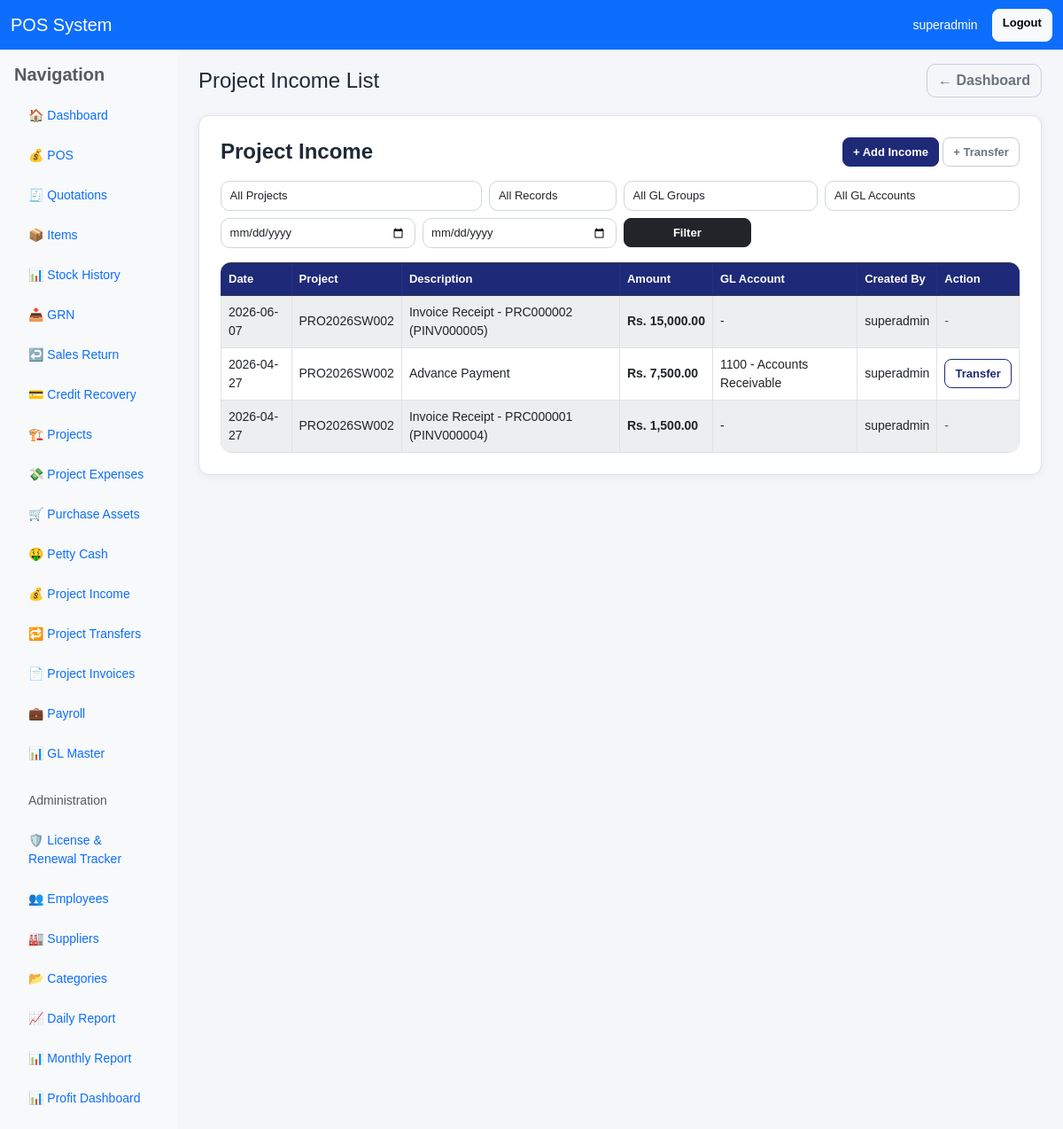
Page /project-income/ (signed in) on the committed database.
### pos/models.py (models this page shows, shortened)
class Project(models.Model):
    PROJECT_TYPE_CHOICES = [
        ("SW", "Swimming Pool"),
        ("BL", "Building"),
        ("EL", "Electrical"),
        ("OT", "Other"),
    ]
    STATUS_CHOICES = [
        ("ongoing", "Ongoing"),
        ("completed", "Completed"),
        ("cancelled", "Cancelled"),
    ]
    project_id = models.CharField(max_length=30, unique=True)
    project_name = models.CharField(max_length=255)
    project_type = models.CharField(max_length=10, choices=PROJECT_TYPE_CHOICES)
    client_name = models.CharField(max_length=255, blank=True, null=True)
    location = models.CharField(max_length=255, blank=True, null=True)
    estimated_value = models.DecimalField(max_digits=14, decimal_places=2, default=0)
    status = models.CharField(max_length=20, choices=STATUS_CHOICES, default="ongoing")
    is_active = models.BooleanField(default=True)
    created_by = models.ForeignKey(User, on_delete=models.SET_NULL, null=True, blank=True, related_name="created_projects")
    updated_by = models.ForeignKey(User, on_delete=models.SET_NULL, null=True, blank=True, related_name="updated_projects")
    created_at = models.DateTimeField(auto_now_add=True)
    class Meta:
        ordering = ["-id"]

class ProjectInvoicePayment(models.Model):
    PAYMENT_METHOD_CHOICES = [
        ("cash", "Cash"),
        ("card", "Card"),
        ("cheque", "Cheque"),
        ("bank", "Bank Transfer"),
    ]
    PAYMENT_TYPE_CHOICES = [
        ("advance", "Advance"),
        ("settlement", "Settlement"),
        ("other", "Other"),
    ]
    receipt_no = models.CharField(max_length=50, unique=True, blank=True, null=True)
    invoice = models.ForeignKey(ProjectInvoice, on_delete=models.CASCADE, related_name="payments")
    payment_date = models.DateField(default=timezone.now)
    payment_type = models.CharField(max_length=20, choices=PAYMENT_TYPE_CHOICES, default="advance")
    payment_method = models.CharField(max_length=20, choices=PAYMENT_METHOD_CHOICES, default="cash")
    card_no = models.CharField(max_length=50, blank=True, null=True)
    cheque_no = models.CharField(max_length=50, blank=True, null=True)
    amount = models.DecimalField(max_digits=12, decimal_places=2, default=0)
    note = models.TextField(blank=True, null=True)
    is_active = models.BooleanField(default=True)
    inactive_at = models.DateTimeField(blank=True, null=True)
    inactive_by = models.ForeignKey(
        User,
        on_delete=models.SET_NULL,
        null=True,
        blank=True,
        related_name="inactive_project_invoice_payments"
    )
    inactive_reason = models.TextField(blank=True, null=True)
    created_by = models.ForeignKey(User, on_delete=models.SET_NULL, null=True, blank=True)
    created_at = models.DateTimeField(auto_now_add=True)
    class Meta:
        ordering = ["-payment_date", "-id"]

class ProjectIncome(models.Model):
    project = models.ForeignKey(Project, on_delete=models.CASCADE, related_name="incomes")
    income_date = models.DateField(default=timezone.now)
    description = models.CharField(max_length=255, blank=True, null=True)
    amount = models.DecimalField(max_digits=12, decimal_places=2, default=0)
    gl_account = models.ForeignKey(GLMaster, on_delete=models.SET_NULL, null=True, blank=True)
    transfer = models.ForeignKey(
        "ProjectTransfer",
        on_delete=models.SET_NULL,
        null=True,
        blank=True,
        related_name="project_income_entries"
    )
    original_income = models.ForeignKey(
        "self",
        on_delete=models.SET_NULL,
        null=True,
        blank=True,
        related_name="transfer_adjustments"
    )
    created_by = models.ForeignKey(User, on_delete=models.SET_NULL, null=True, blank=True)
    created_at = models.DateTimeField(auto_now_add=True)
    class Meta:
        ordering = ["-income_date", "-id"]

class GLMaster(models.Model):
    GL_TYPE_CHOICES = [
        ("asset", "Asset"),
        ("liability", "Liability"),
        ("income", "Income"),
        ("expense", "Expense"),
        ("equity", "Equity"),
    ]
    gl_code = models.CharField(max_length=30, unique=True)
    gl_name = models.CharField(max_length=150)
    gl_type = models.CharField(max_length=20, choices=GL_TYPE_CHOICES)
    parent_group = models.CharField(max_length=150, blank=True, null=True)
    description = models.TextField(blank=True, null=True)
    is_active = models.BooleanField(default=True)
    created_at = models.DateTimeField(auto_now_add=True)
    class Meta:
        ordering = ["gl_code"]

### pos/views.py (the view)
# urls.py: path('project-income/', views.project_income_list, name='project_income_list'),
@user_passes_test(can_use_project)
def project_income_list(request):
    project_id = request.GET.get("project")
    selected_record_type = request.GET.get("record_type") or "all"
    selected_gl_account = request.GET.get("gl_account")
    selected_gl_group = request.GET.get("gl_group")
    from_date = request.GET.get("from_date")
    to_date = request.GET.get("to_date")
    projects = Project.objects.filter(is_active=True).order_by("-id")
    income_qs = ProjectIncome.objects.select_related("project", "gl_account", "created_by").order_by("-income_date", "-id")
    payment_qs = ProjectInvoicePayment.objects.filter(
        is_active=True,
        invoice__is_active=True,
        invoice__project__is_active=True
    ).select_related("invoice__project", "created_by").order_by("-payment_date", "-id")
    if project_id:
        income_qs = income_qs.filter(project_id=project_id)
        payment_qs = payment_qs.filter(invoice__project_id=project_id)
    if selected_gl_account:
        income_qs = income_qs.filter(gl_account_id=selected_gl_account)
    if selected_gl_group:
        income_qs = income_qs.filter(gl_account__parent_group=selected_gl_group)
    if from_date:
        income_qs = income_qs.filter(income_date__gte=from_date)
        payment_qs = payment_qs.filter(payment_date__gte=from_date)
    if to_date:
        income_qs = income_qs.filter(income_date__lte=to_date)
        payment_qs = payment_qs.filter(payment_date__lte=to_date)
    if selected_record_type == "income":
        payment_qs = payment_qs.none()
    elif selected_record_type == "payment":
        income_qs = income_qs.none()
    gl_accounts = GLMaster.objects.filter(is_active=True).order_by("gl_code")
    gl_groups = GLMaster.objects.filter(is_active=True).exclude(parent_group__isnull=True).exclude(parent_group__exact="").order_by("parent_group").values_list("parent_group", flat=True).distinct()
    income_rows = []
    for income in income_qs:
        income_rows.append({
            "source": "income",
            "date": income.income_date,
            "project": income.project,
            "description": income.description or f"Project Income - {income.project.project_id}",
            "amount": income.amount,
            "gl_account": income.gl_account,
            "created_by": income.created_by,
            "id": income.id,
        })
    for payment in payment_qs:
        income_rows.append({
            "source": "project_invoice_payment",
            "date": payment.payment_date,
            "project": payment.invoice.project,
            "description": f"Invoice Receipt - {payment.receipt_no} ({payment.invoice.invoice_no})",
            "amount": payment.amount,
            "gl_account": None,
            "created_by": payment.created_by,
            "id": payment.id,
        })
    income_rows.sort(key=lambda row: (row["date"], row["id"]), reverse=True)
    return render(request, "pos/project_income_list.html", {
        "incomes": income_rows,
        "projects": projects,
        "selected_project": project_id,
        "selected_record_type": selected_record_type,
        "selected_gl_account": selected_gl_account,
        "selected_gl_group": selected_gl_group,
        "from_date": from_date,
        "to_date": to_date,
        "gl_accounts": gl_accounts,
        "gl_groups": gl_groups,
        "show_inactive": request.GET.get("show_inactive") == "1",
        "is_owner": is_owner(request.user),
    })

### pos/templatetags/currency_filters.py (called while the page is built)
@register.filter
def money(value):
    try:
        if value in (None, ""):
            value = Decimal("0")
        value = Decimal(str(value))
        symbol = getattr(settings, 'CURRENCY_SYMBOL', '$')
        return f"{symbol} {value:,.2f}"
    except (InvalidOperation, ValueError, TypeError):
        symbol = getattr(settings, 'CURRENCY_SYMBOL', '$')
        return f"{symbol} 0.00"

### pos/views.py (called while the page is built)
def is_owner(user):
    return user.is_superuser or user.groups.filter(name__iexact="Owner").exists()

def can_use_project(user):
    return is_owner(user) or is_manager(user) or is_clerk(user) or is_cashier(user)

### pos/templates/pos/project_income_list.html (shortened to what this page needs)
{% extends "base.html" %}
{% load currency_filters %}
{% block page_title %}Project Income List{% endblock %}
{% block content %}
<div class="card p-3 p-md-4">
    <div class="d-flex justify-content-between align-items-center mb-3">
        <h4>Project Income</h4>
        <div>
            <a href="{% url 'add_project_income' %}" class="btn btn-primary btn-sm">+ Add Income</a>
            <a href="{% url 'add_project_transfer' %}" class="btn btn-outline-secondary btn-sm">+ Transfer</a>
        </div>
    </div>
    <form method="get" class="row g-2 mb-3">
        <div class="col-md-4">
            <select name="project" class="form-select form-select-sm">
                <option value="">All Projects</option>
            </select>
        </div>
        <div class="col-md-2">
            <select name="record_type" class="form-select form-select-sm">
                <option value="all" {% if selected_record_type == 'all' %}selected{% endif %}>All Records</option>
            </select>
        </div>
        <div class="col-md-3">
            <select name="gl_group" class="form-select form-select-sm">
                <option value="">All GL Groups</option>
            </select>
        </div>
        <div class="col-md-3">
            <select name="gl_account" class="form-select form-select-sm">
                <option value="">All GL Accounts</option>
            </select>
        </div>
        <div class="col-md-3">
            <input type="date" name="from_date" class="form-control form-control-sm" value="{{ from_date }}" placeholder="From date">
        </div>
        <div class="col-md-3">
            <input type="date" name="to_date" class="form-control form-control-sm" value="{{ to_date }}" placeholder="To date">
        </div>
        <div class="col-md-2">
            <button class="btn btn-dark btn-sm w-100">Filter</button>
        </div>
    </form>
    <div class="table-responsive">
        <table class="table table-bordered table-striped bg-white align-middle">
            <thead class="table-dark">
                <tr>
                    <th>Date</th>
                    <th>Project</th>
                    <th>Description</th>
                    <th>Amount</th>
                    <th>GL Account</th>
                    <th>Created By</th>
                    <th>Action</th>
                </tr>
            </thead>
            <tbody>
                {% for income in incomes %}
                <tr>
                    <td>{{ income.date|date:"Y-m-d" }}</td>
                    <td>{{ income.project.project_id }}</td>
                    <td>{{ income.description|default:'-' }}</td>
                    <td class="text-money {% if income.amount < 0 %}text-danger{% endif %}">{{ income.amount|money }}</td>
                    <td>{% if income.gl_account %}{{ income.gl_account.gl_code }} - {{ income.gl_account.gl_name }}{% else %}-{% endif %}</td>
                    <td>{% if income.created_by %}{{ income.created_by.username }}{% else %}-{% endif %}</td>
                    <td>
                        {% if income.source == "income" %}
                            <a href="{% url 'add_project_transfer' %}?type=income&original_id={{ income.id }}" class="btn btn-sm btn-outline-primary">Transfer</a>
                        {% else %}
                            <span class="text-muted">-</span>
                        {% endif %}
                    </td>
                </tr>
                {% empty %}
                <tr>
                    <td colspan="7" class="text-center">No project income records found.</td>
                </tr>
                {% endfor %}
            </tbody>
        </table>
    </div>
</div>
{% endblock %}

### pos/templates/includes/navbar.html
<nav class="navbar navbar-expand-lg navbar-dark bg-primary">
    <div class="container-fluid">
        <a class="navbar-brand" href="{% url 'dashboard' %}">POS System</a>
        <div class="d-flex ms-auto">
            {% if request.user.is_authenticated %}
                <span class="navbar-text text-white me-3">
                    {{ request.user.username }}
                </span>
                <a href="{% url 'logout' %}" class="btn btn-light btn-sm">Logout</a>
            {% endif %}
        </div>
    </div>
</nav>

### static/css/app.css (style rules this page uses)
:root { --app-bg: #f4f6f9; --card-bg: #ffffff; --border-color: #dfe3ea; --text-main: #1f2937; --text-muted: #6b7280; --brand: #1e2a78; --brand-dark: #182260; --brand-soft: #eef2ff; --success-soft: #eaf7ee; --danger-soft: #fdecec; --warning-soft: #fff7e6; --shadow-soft: 0 2px 10px rgba(15, 23, 42, 0.06); --shadow-medium: 0 6px 18px rgba(15, 23, 42, 0.08); --radius: 12px; --pi-dark: #16384b; --pi-dark-2: #20495e; --pi-teal: #1fb6be; --pi-teal-2: #28c7cd; --pi-soft: #eef8f8; --pi-border: #cfe5e7; }
html, body { margin: 0; padding: 0; }
body.app-body { background: var(--app-bg); color: var(--text-main); font-size: 14px; font-family: Arial, sans-serif; }
.container, .container-fluid { width: 100%; }
.text-money { font-weight: 700; white-space: nowrap; }
.app-card, .card { border: 1px solid var(--border-color); border-radius: var(--radius); box-shadow: var(--shadow-soft); background: var(--card-bg); }
.app-page-title, h4, h5 { color: var(--text-main); font-weight: 700; margin: 0; }
.form-control, .form-select { border-radius: 10px; border: 1px solid #cfd6e1; font-size: 14px; padding: 0.5rem 0.7rem; min-height: 38px; background: #fff; }
.form-control-sm, .form-select-sm { min-height: 34px; padding: 0.4rem 0.6rem; font-size: 13px; }
.btn { border-radius: 10px; font-weight: 600; transition: all 0.18s ease; }
.btn-sm { border-radius: 8px; font-size: 13px; padding: 0.35rem 0.7rem; }
.btn-primary { background: var(--brand); border-color: var(--brand); color: #fff; }
.btn-outline-primary { color: var(--brand); border-color: var(--brand); }
.btn-outline-secondary { color: #6b7280; border-color: #c7ced8; }
.table { margin-bottom: 0; }
.table-responsive { border-radius: 12px; }
.table thead th, .table-dark th { background: var(--brand) !important; color: #fff !important; border-color: #22318b !important; font-size: 13px; font-weight: 700; vertical-align: middle; }
.table td, .table th { vertical-align: middle; }
.table-striped > tbody > tr:nth-of-type(odd) > * { background-color: #fafbfd; }

### rows in the picture
Project: date "2026-06-07", project.project_id "PRO2026SW002", description "Invoice Receipt - PRC000002 (PINV000005)", amount "Rs. 15,000.00", created_by.username "superadmin", date "2026-04-27", description "Advance Payment", amount "Rs. 7,500.00", gl_account.gl_code "1100", gl_account.gl_name "Accounts Receivable", description "Invoice Receipt - PRC000001 (PINV000004)", amount "Rs. 1,500.00"

### other values in the picture
{{ request.user.username }} "superadmin"
